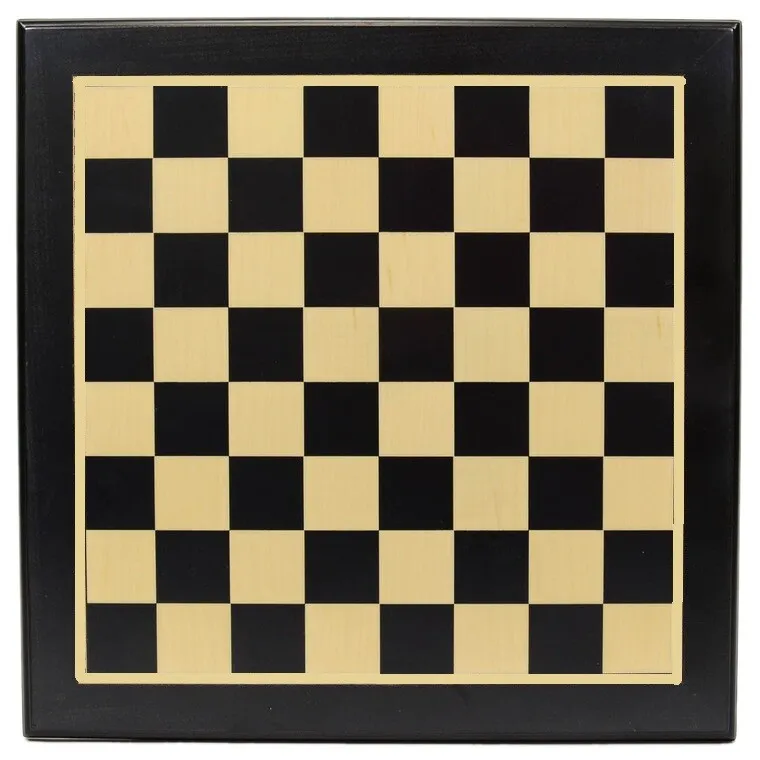
#> input picture 3-object tracking with opencv/flat chess.jpg, 760 x 760 px, found by its file name
$ jupyter execute corner_detection.ipynb
#> lines starting #> are read from the running program, lines starting #| are printed output that depends on the picture; after the words box and inside, x2 and y2 are one past the last pixel; in counts of white or black regions, pixels touching at a corner belong together
[cell 1]
import cv2
import numpy as np
import matplotlib.pyplot as plt

[cell 2]
# Harris algorithm

flat_chess = cv2.imread(r"E:\AI Practice Project\cv\basic project\flat chess.jpg")
#> flat_chess is the input picture: shape (760, 760, 3); mean B, G, R 90.1, 109.8, 118.7
gray = cv2.cvtColor(flat_chess, cv2.COLOR_BGR2GRAY)
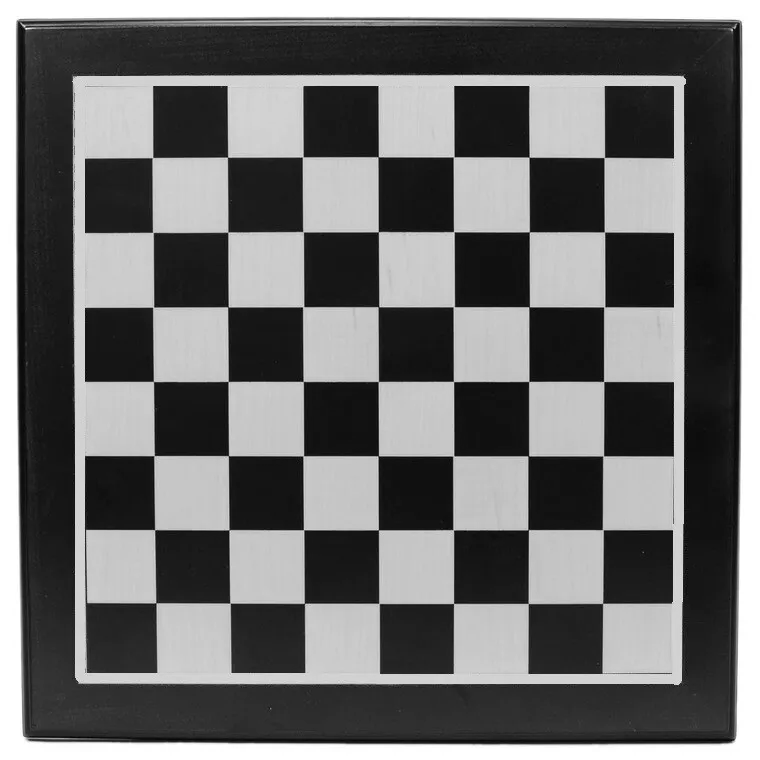
#> gray: shape (760, 760); min 1, max 255, mean 110.2
gray = np.float32(gray)

cornerHarris = cv2.cornerHarris(gray, blockSize=2, ksize=3, k=0.04)
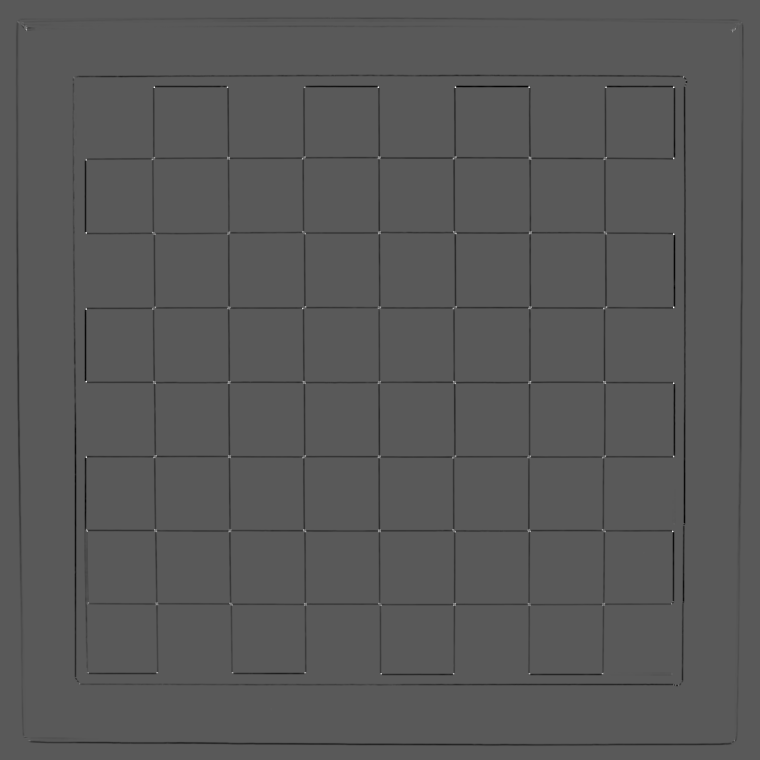
#> cornerHarris: shape (760, 760) float32; min -57285420, max 106061496, mean -889083.4; drawn with min black and max white
dilate = cv2.dilate(cornerHarris, None)
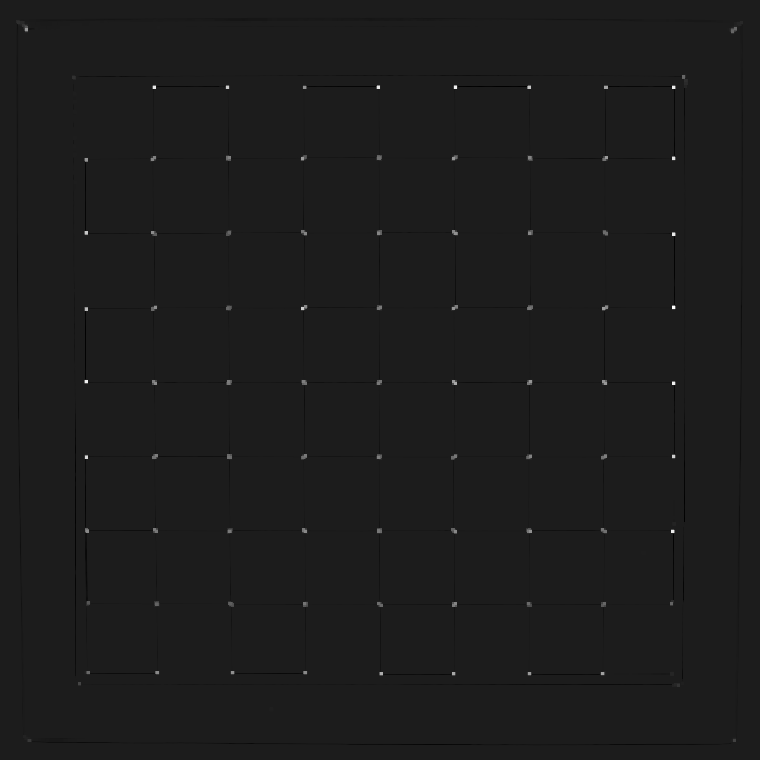
#> dilate: shape (760, 760) float32; min -13309363, max 106061496, mean 38163.1; drawn with min black and max white

# gray_rgb = np.stack((gray, gray, gray), axis=-1)

flat_chess[cornerHarris > 0.01 * cornerHarris.max()] = [0,0,255]
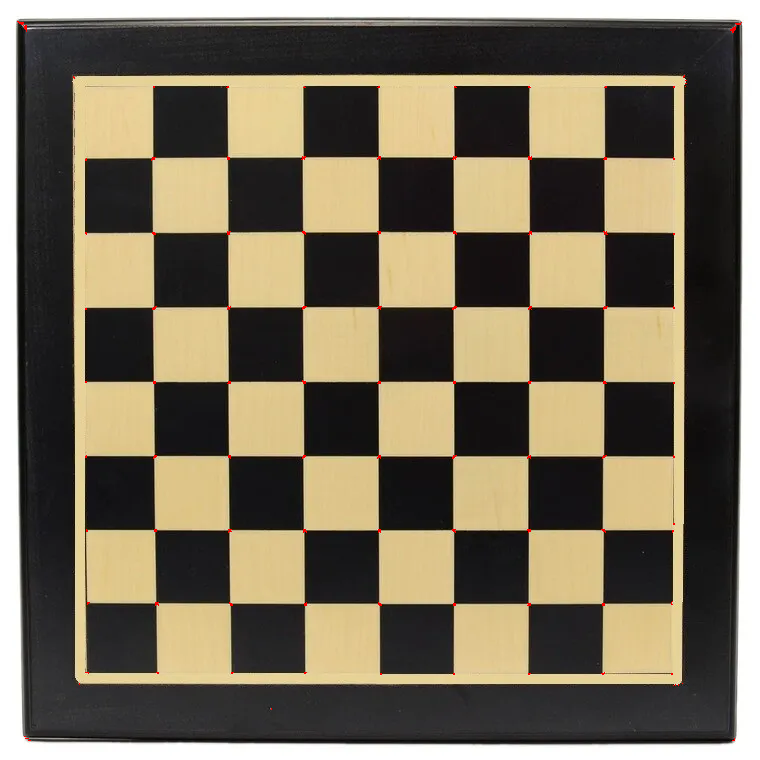
#> flat_chess: shape (760, 760, 3); 0.14% of pixels changed, all inside (x1, y1, x2, y2) = (17, 21, 742, 741)

[cell 3]
cv2.imshow('corners', flat_chess)

cv2.waitKey(0)
cv2.destroyAllWindows()

[cell 4]
# shi_tomasi algorithm

flat_chess2 = cv2.imread(r"E:\AI Practice Project\cv\basic project\flat chess.jpg")
gray2 = cv2.cvtColor(flat_chess2, cv2.COLOR_BGR2GRAY)

corners = cv2.goodFeaturesToTrack(gray2, 64, 0.01, 10)
#> corners = 64 rows, first 8: [528, 156], [530, 231], [379, 231], [672, 306], [606, 306], [304, 382], [379, 156], [455, 156]
corners = np.int0(corners)
for i in corners:
    #x,y = i.ravel()
    cv2.circle(flat_chess2, (i[0][0], i[0][1]),3,(0,0,255),-1)
#> this loop made 64 passes
#> i on passes 1 to 12: [[528, 156]], [[530, 231]], [[379, 231]], [[672, 306]], [[606, 306]], [[304, 382]], [[379, 156]], [[455, 156]], [[455, 233]], [[377, 86]], [[379, 529]], [[528, 86]]
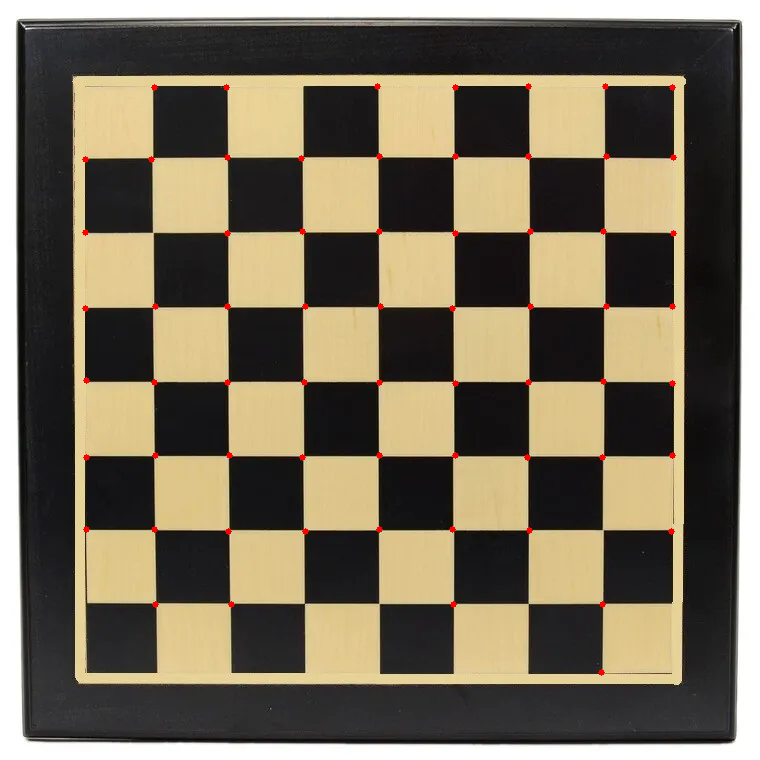
#> flat_chess2: shape (760, 760, 3); 0.32% of pixels changed, all inside (x1, y1, x2, y2) = (82, 83, 677, 676)
